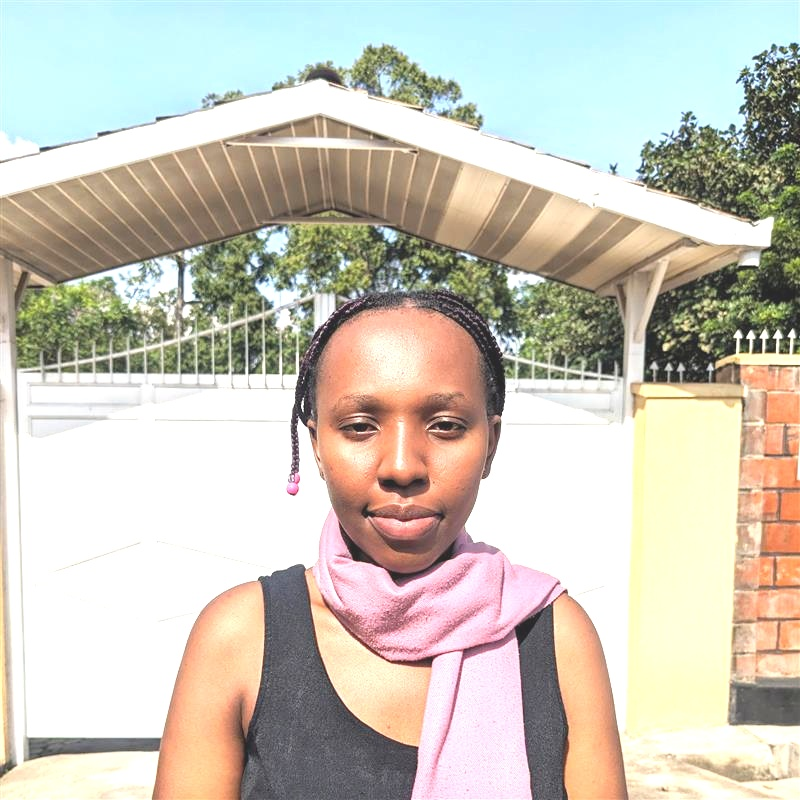
#> input picture augmented_images/Belyse_neutral_Bright.jpg, 800 x 800 px, found by its file name; its folder holds only this picture in this run
$ jupyter execute --allow-errors FacialRecognition.ipynb
#> lines starting #> are read from the running program, lines starting #| are printed output that depends on the picture; long printed decimals are rounded
Importing libraries

[cell 1]
import os
import numpy as np
import pandas as pd
import cv2
from sklearn.model_selection import train_test_split
from sklearn.preprocessing import LabelEncoder, StandardScaler
from sklearn.ensemble import RandomForestClassifier
from sklearn.metrics import accuracy_score, f1_score, classification_report, confusion_matrix
import matplotlib.pyplot as plt
import seaborn as sns
from skimage.feature import hog
import pickle
from datetime import datetime
import warnings
warnings.filterwarnings('ignore')

[cell 2]
IMAGE_DIR = r"C:\Users\USER\Formative-2-Data-Preprocessing\augmented_images"
IMAGE_SIZE = (224, 224)  # Standard size for CNN models
os.makedirs("features_image", exist_ok=True)
os.makedirs("models", exist_ok=True)
os.makedirs("outputs/plots", exist_ok=True)
os.makedirs("outputs/reports", exist_ok=True)

print("\n✓ Output directories created")
print(f"  - features_image/")
print(f"  - models/")
print(f"  - outputs/plots/")
print(f"  - outputs/reports/")

[cell 3]
# List all images
all_images = [f for f in os.listdir(IMAGE_DIR) if f.endswith('.jpg')]

if len(all_images) == 0:
    raise Exception(f"❌ ERROR: No .jpg images found in {IMAGE_DIR}")

print(f"✓ Found {len(all_images)} images")

# Extract unique team members
team_members = sorted(set([img.split('_')[0] for img in all_images]))
print(f"✓ Team members detected: {team_members}")

# Count images per person
print(f"\nImages per person:")
for member in team_members:
    count = sum(1 for img in all_images if img.startswith(member))
    print(f"  • {member}: {count} images")

# Show sample filenames
print(f"\nSample filenames:")
for i, img in enumerate(all_images[:5]):
    print(f"  {i+1}. {img}")

# ============================================
# STEP 4: FEATURE EXTRACTION FUNCTIONS
# ============================================
print("\n" + "="*70)
print("STEP 4: DEFINING FEATURE EXTRACTION FUNCTIONS")
print("="*70)

def extract_hog_features(image):
    """Extract HOG (Histogram of Oriented Gradients) features"""
    gray = cv2.cvtColor(image, cv2.COLOR_RGB2GRAY)
    features = hog(
        gray,
        orientations=9,
        pixels_per_cell=(8, 8),
        cells_per_block=(2, 2),
        block_norm='L2-Hys',
        visualize=False
    )
    return features

def extract_color_histogram(image):
    """Extract color histogram features from RGB channels"""
    hist_r = cv2.calcHist([image], [0], None, [32], [0, 256]).flatten()
    hist_g = cv2.calcHist([image], [1], None, [32], [0, 256]).flatten()
    hist_b = cv2.calcHist([image], [2], None, [32], [0, 256]).flatten()

    color_hist = np.concatenate([hist_r, hist_g, hist_b])
    color_hist = color_hist / (color_hist.sum() + 1e-7)  # Normalize

    return color_hist

def extract_statistical_features(image):
    """Extract basic statistical features"""
    gray = cv2.cvtColor(image, cv2.COLOR_RGB2GRAY)

    features = np.array([
        gray.mean(),
        gray.std(),
        np.median(gray),
        gray.min(),
        gray.max(),
        np.percentile(gray, 25),
        np.percentile(gray, 75)
    ])
    return features

def extract_combined_features(image):
    """Combine all feature extraction methods"""
    hog_feat = extract_hog_features(image)
    color_feat = extract_color_histogram(image)
    stat_feat = extract_statistical_features(image)

    return np.concatenate([hog_feat, color_feat, stat_feat])

print("✓ Feature extraction functions defined:")
print("  • HOG features (shape/structure)")
print("  • Color histograms (RGB)")
print("  • Statistical features (mean, std, etc.)")
# STEP 5: LOAD AND PROCESS ALL IMAGES
# ============================================
print("\n" + "="*70)
print("STEP 5: LOADING AND PROCESSING IMAGES")
print("="*70)

features_list = []
labels_list = []
filenames_list = []

print(f"Processing {len(all_images)} images...")
print("This may take a few minutes...\n")

for idx, filename in enumerate(all_images):
    # Extract label (person name)
    person_name = filename.split('_')[0]

    # Load image
    img_path = os.path.join(IMAGE_DIR, filename)
    img = cv2.imread(img_path)
#> img is the input picture: shape (800, 800, 3); mean B, G, R 185.2, 197.9, 203

    if img is not None:
        # Resize and convert to RGB
        img_resized = cv2.resize(img, IMAGE_SIZE)
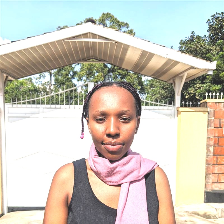
#> img_resized: shape (224, 224, 3); mean B, G, R 185.2, 197.9, 203
        img_rgb = cv2.cvtColor(img_resized, cv2.COLOR_BGR2RGB)

        # Extract features
        features = extract_combined_features(img_rgb)
#> in extract_hog_features, `gray = cv2.cvtColor(image, cv2.COLOR_RGB2GRAY)`:
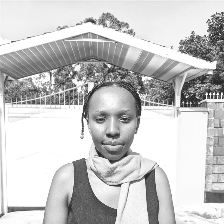
#> gray: shape (224, 224); min 38, max 255, mean 198
#> in extract_color_histogram, `hist_r = cv2.calcHist([image], [0], None, [32], [0, 256]).flatten()`: hist_r = 32 values, max 21863 at index 31, min 0 at index 0, mean 1568
#> in extract_color_histogram, `hist_g = cv2.calcHist([image], [1], None, [32], [0, 256]).flatten()`: hist_g = 32 values, max 21124 at index 31, min 0 at index 0, mean 1568
#> in extract_color_histogram, `hist_b = cv2.calcHist([image], [2], None, [32], [0, 256]).flatten()`: hist_b = 32 values, max 19231 at index 31, min 0 at index 0, mean 1568
#> in extract_color_histogram, `color_hist = np.concatenate([hist_r, hist_g, hist_b])`: color_hist = 96 values, max 21863 at index 31, min 0 at index 0, mean 1568
#> in extract_color_histogram, `color_hist = color_hist / (color_hist.sum() + 1e-7)`: color_hist = 96 values, max 0.145 at index 31, min 0 at index 0, mean 0.0104
#> in extract_combined_features, `color_feat = extract_color_histogram(image)`: color_feat has the same summary as color_hist in extract_color_histogram
#> in extract_statistical_features, `features = np.array([ gray.mean(), gray.std(), np.median(gray), gray.m..`: features = [198, 61.58, 230, 38, 255, 149, 251]

        # Store
        features_list.append(features)
        labels_list.append(person_name)
        filenames_list.append(filename)

        # Progress update
        if (idx + 1) % 10 == 0:
            print(f"  Processed: {idx + 1}/{len(all_images)} images")
    else:
        print(f"  ⚠ Warning: Could not load {filename}")

# Final progress update
if len(all_images) % 10 != 0:
    print(f"  Processed: {len(all_images)}/{len(all_images)} images")

# Convert to numpy arrays
X = np.array(features_list)
y = np.array(labels_list)

print(f"\n✓ Processing complete!")
print(f"  Total samples: {X.shape[0]}")
#|   Total samples: 1
print(f"  Feature vector size: {X.shape[1]}")
#|   Feature vector size: 26347
print(f"  Number of people: {len(np.unique(y))}")

# ============================================
# STEP 6: SAVE FEATURES TO CSV
# ============================================
print("\n" + "="*70)
print("STEP 6: SAVING FEATURES TO CSV")
print("="*70)

# Create DataFrame
feature_columns = [f'feature_{i}' for i in range(X.shape[1])]
df_features = pd.DataFrame(X, columns=feature_columns)
#> df_features = table of 1 rows and 26347 columns
df_features['person'] = y
df_features['filename'] = filenames_list

# Save to CSV
csv_path = "features_image/image_features.csv"
df_features.to_csv(csv_path, index=False)

print(f"✓ Features saved to: {csv_path}")
print(f"  Shape: {df_features.shape}")
#|   Shape: (1, 26349)
print(f"\nFirst few rows:")
print(df_features[['person', 'filename', 'feature_0', 'feature_1', 'feature_2']].head())
#|    person                   filename  feature_0  feature_1  feature_2
#| 0  Belyse  Belyse_neutral_Bright.jpg   0.2829   0.2326   0.2829

Prepare Data For Training

[cell 4]
print("STEP 7: PREPARING DATA FOR TRAINING")

# Encode labels
label_encoder = LabelEncoder()
y_encoded = label_encoder.fit_transform(y)

print(f"Label Encoding:")
for idx, name in enumerate(label_encoder.classes_):
    print(f"  {name} → {idx}")

# Split data (stratified to ensure each person in train and test)
#> (the rest of this cell did not finish here and is left out)

$ run again, on augmented_images/Belyse_smiling_Flipped.jpg
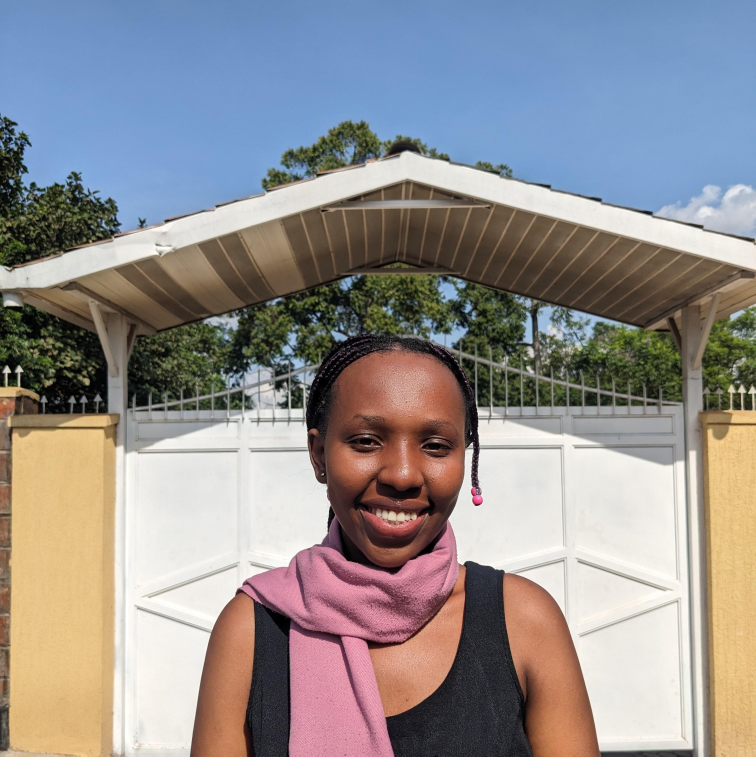
#> input picture augmented_images/Belyse_smiling_Flipped.jpg, 3024 x 3025 px, found by its file name (shown at 1/4 size)
#> img is the input picture: shape (3025, 3024, 3); mean B, G, R 144.2, 143.6, 147.5
#> `img_resized = cv2.resize(img, IMAGE_SIZE)`:
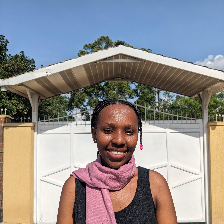
#> img_resized: shape (224, 224, 3); mean B, G, R 144.1, 143.5, 147.4
#> in extract_hog_features, `gray = cv2.cvtColor(image, cv2.COLOR_RGB2GRAY)`:
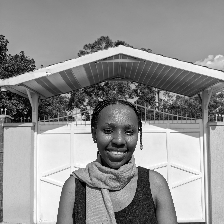
#> gray: shape (224, 224); min 0, max 255, mean 144.8
#> hist_r = 32 values, max 5427 at index 14, min 424 at index 0, mean 1568
#> hist_g = 32 values, max 4826 at index 20, min 251 at index 26, mean 1568
#> hist_b = 32 values, max 5010 at index 26, min 92 at index 31, mean 1568
#> in extract_color_histogram, `color_hist = np.concatenate([hist_r, hist_g, hist_b])`: color_hist = 96 values, max 5427 at index 14, min 92 at index 95, mean 1568
#> in extract_color_histogram, `color_hist = color_hist / (color_hist.sum() + 1e-7)`: color_hist = 96 values, max 0.0361 at index 14, min 0.000611 at index 95, mean 0.0104
#> color_feat has the same summary as color_hist in extract_color_histogram
#> features = [144.8, 65.06, 150, 0, 255, 93, 196]
#|   Total samples: 1
#|   Feature vector size: 26347
#> df_features = table of 1 rows and 26347 columns
#|   Shape: (1, 26349)
#|    person                    filename  feature_0  feature_1  feature_2
#| 0  Belyse  Belyse_smiling_Flipped.jpg   0.1059   0.06763   0.2801

$ run again, on augmented_images/Belyse_smiling_Rotated.jpg
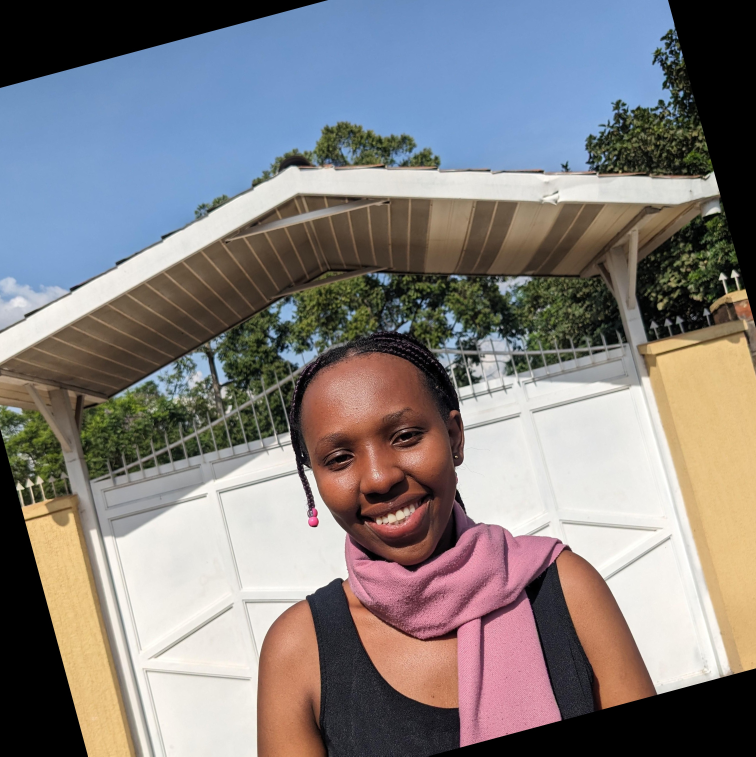
#> input picture augmented_images/Belyse_smiling_Rotated.jpg, 3024 x 3025 px, found by its file name (shown at 1/4 size)
#> img is the input picture: shape (3025, 3024, 3); mean B, G, R 127.5, 127.2, 131.3
#> `img_resized = cv2.resize(img, IMAGE_SIZE)`:
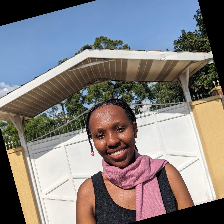
#> img_resized: shape (224, 224, 3); mean B, G, R 127.4, 127.2, 131.2
#> in extract_hog_features, `gray = cv2.cvtColor(image, cv2.COLOR_RGB2GRAY)`:
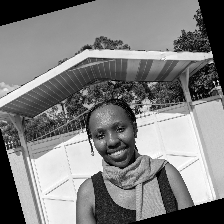
#> gray: shape (224, 224); min 0, max 255, mean 128.4
#> hist_r = 32 values, max 5464 at index 0, min 511 at index 21, mean 1568
#> hist_g = 32 values, max 5454 at index 0, min 234 at index 26, mean 1568
#> hist_b = 32 values, max 5578 at index 0, min 66 at index 31, mean 1568
#> in extract_color_histogram, `color_hist = np.concatenate([hist_r, hist_g, hist_b])`: color_hist = 96 values, max 5578 at index 64, min 66 at index 95, mean 1568
#> in extract_color_histogram, `color_hist = color_hist / (color_hist.sum() + 1e-7)`: color_hist = 96 values, max 0.0371 at index 64, min 0.000438 at index 95, mean 0.0104
#> color_feat has the same summary as color_hist in extract_color_histogram
#> features = [128.4, 76.54, 145, 0, 255, 64, 188]
#|   Total samples: 1
#|   Feature vector size: 26347
#> df_features = table of 1 rows and 26347 columns
#|   Shape: (1, 26349)
#|    person                    filename  feature_0  feature_1  feature_2
#| 0  Belyse  Belyse_smiling_Rotated.jpg        0.0        0.0        0.0

$ run again, on augmented_images/Belyse_surprised_Bright.jpg
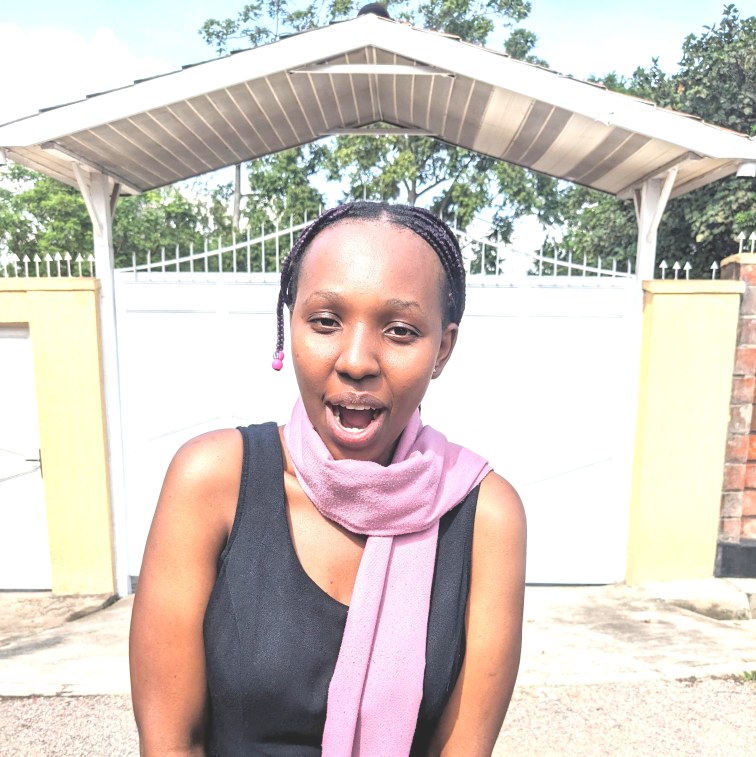
#> input picture augmented_images/Belyse_surprised_Bright.jpg, 3024 x 3025 px, found by its file name (shown at 1/4 size)
#> img is the input picture: shape (3025, 3024, 3); mean B, G, R 193.9, 201.6, 210.8
#> `img_resized = cv2.resize(img, IMAGE_SIZE)`:
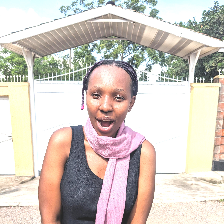
#> img_resized: shape (224, 224, 3); mean B, G, R 193.8, 201.6, 210.7
#> in extract_hog_features, `gray = cv2.cvtColor(image, cv2.COLOR_RGB2GRAY)`:
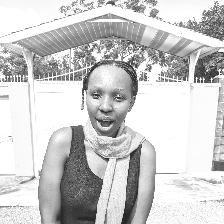
#> gray: shape (224, 224); min 39, max 255, mean 203.4
#> hist_r = 32 values, max 26751 at index 31, min 0 at index 0, mean 1568
#> hist_g = 32 values, max 21845 at index 31, min 0 at index 0, mean 1568
#> hist_b = 32 values, max 17063 at index 31, min 0 at index 0, mean 1568
#> in extract_color_histogram, `color_hist = np.concatenate([hist_r, hist_g, hist_b])`: color_hist = 96 values, max 26751 at index 31, min 0 at index 0, mean 1568
#> in extract_color_histogram, `color_hist = color_hist / (color_hist.sum() + 1e-7)`: color_hist = 96 values, max 0.178 at index 31, min 0 at index 0, mean 0.0104
#> color_feat has the same summary as color_hist in extract_color_histogram
#> features = [203.4, 60.5, 234, 39, 255, 160, 254]
#|   Total samples: 1
#|   Feature vector size: 26347
#> df_features = table of 1 rows and 26347 columns
#|   Shape: (1, 26349)
#|    person                     filename  feature_0  feature_1  feature_2
#| 0  Belyse  Belyse_surprised_Bright.jpg   0.1342   0.04285   0.1084

$ run again, on augmented_images/Belyse_neutral_Flipped.jpg
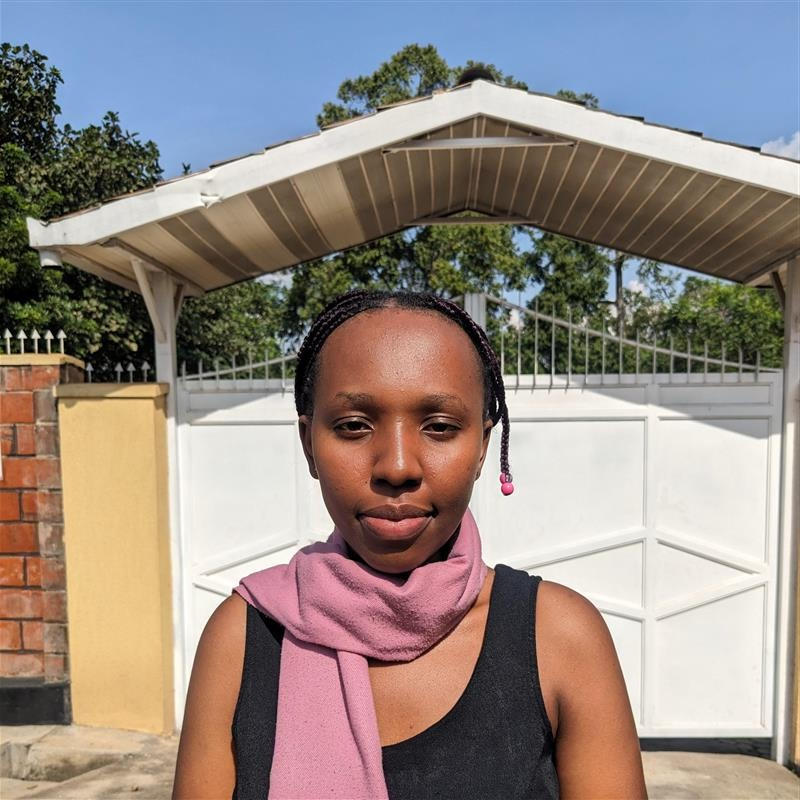
#> input picture augmented_images/Belyse_neutral_Flipped.jpg, 800 x 800 px, found by its file name
#> img is the input picture: shape (800, 800, 3); mean B, G, R 131.5, 137.4, 149.1
#> in extract_hog_features, `gray = cv2.cvtColor(image, cv2.COLOR_RGB2GRAY)`:
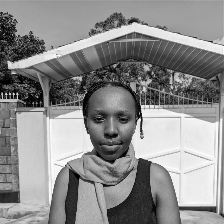
#> gray: shape (224, 224); min 0, max 254, mean 140.2
#> hist_r = 32 values, max 5776 at index 29, min 425 at index 0, mean 1568
#> hist_g = 32 values, max 5953 at index 20, min 259 at index 26, mean 1568
#> hist_b = 32 values, max 5443 at index 28, min 17 at index 31, mean 1568
#> in extract_color_histogram, `color_hist = np.concatenate([hist_r, hist_g, hist_b])`: color_hist = 96 values, max 5953 at index 52, min 17 at index 95, mean 1568
#> in extract_color_histogram, `color_hist = color_hist / (color_hist.sum() + 1e-7)`: color_hist = 96 values, max 0.0395 at index 52, min 0.000113 at index 95, mean 0.0104
#> color_feat has the same summary as color_hist in extract_color_histogram
#> features = [140.2, 66.95, 153, 0, 254, 84, 193]
#|   Total samples: 1
#|   Feature vector size: 26347
#> df_features = table of 1 rows and 26347 columns
#|   Shape: (1, 26349)
#|    person                    filename  feature_0  feature_1  feature_2
#| 0  Belyse  Belyse_neutral_Flipped.jpg   0.01859    0.00231   0.01022
